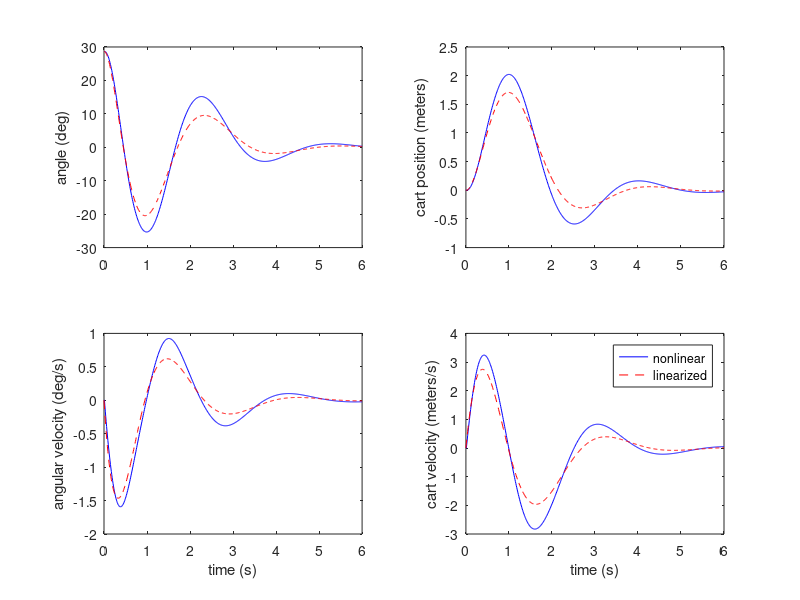

Reproduce this figure in MATLAB.
function Pendulum(dt)

% Inverted pendulum simulation
% dt = integration/measurement step size

if ~exist('dt', 'var')
    dt = 0.01; % integration step size
end
tf = 6; % simulation time
thetainit = 0.5; % initial pendulum angle (radians)

m = 0.2; % pendulum mass (kg)
M = 1.0; % cart mass (kg)
g = 9.81; % acceleration due to gravity (m/s^2)
B = 0.1; % coefficient of viscous friction on cart wheels
l = 1; % length of pendulum (meters)
r = 0.02; % radius of pendulum mass (meters)
J = m * r * r / 2; % moment of inertia of pendulum mass (cylinder)

theta = thetainit; % theta = angle pendulum makes with vertical
thetadot = 0;
thetadotdot = 0;
d = 0; % d = horizontal displacement of cart
ddot = 0;
ddotdot = 0;

N = round(tf/dt)+1;
theta_array = zeros(N, 1);
theta_array(1) = theta;
thetadot_array = zeros(N, 1);
thetadot_array(1) = thetadot;
d_array = zeros(N, 1);
d_array(1) = d;
ddot_array = zeros(N, 1);
ddot_array(1) = ddot;

% Create Jacobian matrix for controller
temp = J * (M + m) + M * m * l^2;
F42 = m * l * B / temp;
F43 = m * g * l * (M + m) / temp;
F22 = -m * l * F42 / (M + m) - B / (M + m);
F23 = -m * l * F43 / (M + m);
F = [0 1 0 0;
    0 F22 F23 0;
    0 0 0 1;
    0 F42 F43 0];
G4 = -m * l / temp;
G2 = 1 / (M + m) - m * l * G4 / (M + m);
G = [0; G2; 0; G4];
K = place(F, G, [-1-2i -1+2i -2-1i -2+1i]);

x = [0; 0; thetainit; 0]; % initial state
xLin = x;
xLinArray = zeros(N, 4);
xLinArray(1, :) = xLin;

for i = 2 : N
    % Nonlinear system simulation
    thetadot_old = thetadot;
    thetadotdot_old = thetadotdot;
    ddot_old = ddot;
    ddotdot_old = ddotdot;
    sine = sin(theta);
    cosine = cos(theta);
    % Compute the new state values.
    u = -K * [d ddot theta thetadot]';
    theta = theta + thetadot_old * dt;
    thetadot = thetadot + thetadotdot_old * dt;
    thetadotdot = (m*g*l*sine*(M+m) - m*l*cosine*(u+ ...
        m*l*thetadot_old^2*sine - B*ddot_old)) / ...
        ((J + m*l^2)*(M+m) - m^2*l^2*cosine^2);
    d = d + ddot_old * dt;
    ddot = ddot + ddotdot_old * dt;
    ddotdot = (u - m*l*thetadotdot_old*cosine + ...
        m*l*thetadot_old^2*sine - B*ddot_old) / (M + m);
    % Save the state values in arrays for later plotting.
    theta_array(i) = theta;
    thetadot_array(i) = thetadot;
    d_array(i) = d;
    ddot_array(i) = ddot;
    % Linear system simulation
    u = -K * xLin;
    xLindot = F * xLin + G * u;
    xLin = xLin + xLindot * dt;
    xLinArray(i,:) = xLin';
end

% Plot results
close all;
t = 0 : dt : tf;
figure; set(gcf,'Color','White');

subplot(2,2,1); set(gca,'FontSize',12);
plot(t, 180/pi*theta_array, 'b-'); hold on;
plot(t, 180/pi*xLinArray(:,3), 'r--');
ylabel('angle (deg)');

subplot(2,2,2); set(gca,'FontSize',12);
plot(t, d_array, 'b-'); hold on;
plot(t, xLinArray(:,1), 'r--');
ylabel('cart position (meters)');

subplot(2,2,3); set(gca,'FontSize',12);
plot(t, thetadot_array, 'b-'); hold on;
plot(t, xLinArray(:,4), 'r--');
ylabel('angular velocity (deg/s)');
xlabel('time (s)');

subplot(2,2,4); set(gca,'FontSize',12);
plot(t, ddot_array, 'b-'); hold on;
plot(t, xLinArray(:,2), 'r--');
ylabel('cart velocity (meters/s)');
xlabel('time (s)');

legend('nonlinear', 'linearized');
